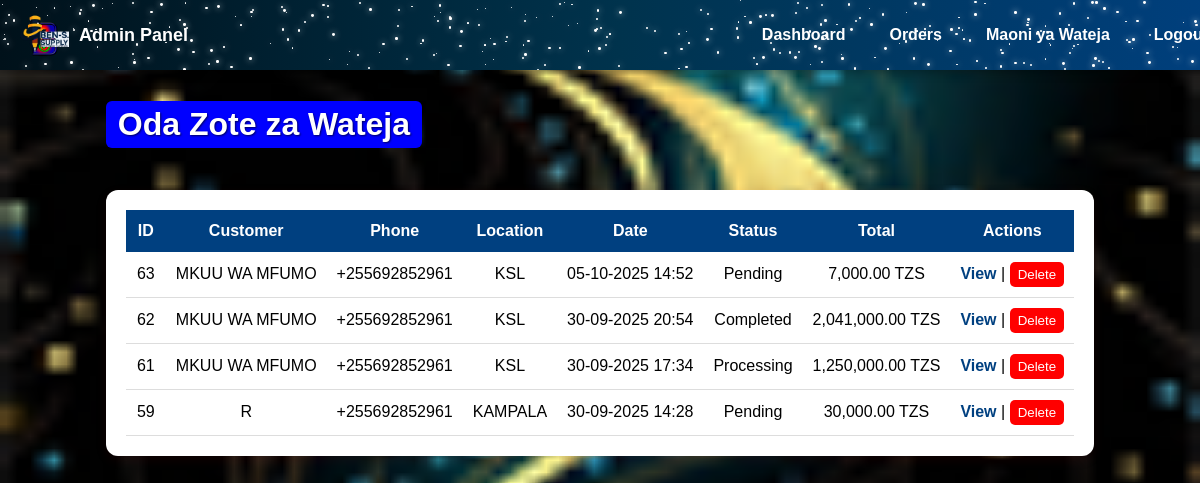
/admin/orders (signed in), run on the app's committed database.
### tables this page shows
CREATE TABLE orders (
            id INTEGER PRIMARY KEY AUTOINCREMENT,
            product_id INTEGER,
            customer_name TEXT,
            phone TEXT,
            address TEXT,
            quantity INTEGER
        , product_ids TEXT, status TEXT DEFAULT 'Pending', location TEXT NOT NULL DEFAULT '', order_date TEXT);

### app.py (the view)
@app.route("/admin/orders")
def admin_orders():
    if "admin" not in session:
        return redirect(url_for("admin_login"))
    conn = get_db_connection()
    orders_raw = conn.execute("""
        SELECT o.id, o.customer_name, o.phone, o.location, o.order_date, o.status,
               IFNULL(SUM(oi.quantity * oi.price), 0) as total
        FROM orders o
        LEFT JOIN order_items oi ON oi.order_id = o.id
        GROUP BY o.id
        ORDER BY o.order_date DESC
    """).fetchall()
    orders = []
    for o in orders_raw:
        items = conn.execute(
            "SELECT product_name, quantity, price FROM order_items WHERE order_id = ?",
            (o["id"],)
        ).fetchall()
        o_dict = dict(o)
        o_dict["items"] = [dict(i) for i in items]
        orders.append(o_dict)
    conn.close()
    return render_template("admin_orders.html", orders=orders)

### app.py (called while the page is built)
@app.template_filter('datetimeformat')
def datetimeformat(value, format='%d-%m-%Y %H:%M'):
    if value is None:
        return "-"
    if isinstance(value, str):
        try:
            value = datetime.fromisoformat(value)
        except ValueError:
            try:
                value = datetime.strptime(value, "%Y-%m-%d %H:%M:%S")
            except ValueError:
                return value
    return value.strftime(format)

def get_db_connection():
    conn = sqlite3.connect(DB_FILE, timeout=10)
    conn.row_factory = sqlite3.Row
    return conn

@app.template_filter('currency_tzs')
def currency_tzs_format(value):
    try:
        return "{:,.2f} TZS".format(float(value))
    except (ValueError, TypeError):
        return value

### templates/admin_orders.html (shortened to what this page needs)
{% extends "base_admin.html" %}
{% block content %}
<h1 class="highlight-title" style="text-align:center;">Oda Zote za Wateja</h1>
<div class="orders-container">
  {% if orders %}
  <table class="orders-table">
      <thead>
          <tr>
              <th>ID</th>
              <th>Customer</th>
              <th>Phone</th>
              <th>Location</th>
              <th>Date</th>
              <th>Status</th>
              <th>Total</th>
              <th>Actions</th>
          </tr>
      </thead>
      <tbody>
          {% for o in orders %}
          <tr>
              <td>{{ o.id }}</td>
              <td>{{ o.customer_name }}</td>
              <td>{{ o.phone }}</td>
              <td>{{ o.location }}</td>
              <td>
                  {% if o.order_date %}
                      {{ o.order_date|datetimeformat('%d-%m-%Y %H:%M') }}
                  {% else %}
                      N/A
                  {% endif %}
              </td>
              <td>{{ o.status }}</td>
              <td>{{ o.total | currency_tzs }}</td>
              <td>
                  <a href="{{ url_for('admin_order_view', order_id=o.id) }}" class="view-btn">View</a>
                  |
                  <form method="POST" action="{{ url_for('delete_order', order_id=o.id) }}" style="display:inline;" onsubmit="return confirm('Unataka kufuta oda hii?');">
                      <button type="submit" class="delete-btn">Delete</button>
                  </form>
              </td>
          </tr>
          {% endfor %}
      </tbody>
  </table>
  {% else %}
  <p style="text-align:center; font-weight:bold; margin-top:20px;">Hakuna oda yoyote kwa sasa.</p>
  {% endif %}
</div>
{% endblock %}

### templates/admin_orders.html (style rules this page uses)
.orders-container { background: white; padding: 20px; border-radius: 12px; box-shadow: 0 4px 12px rgba(148, 14, 14, 0.1); margin-top: 20px; overflow-x: auto; }
.orders-table { width: 100%; border-collapse: collapse; text-align: center; }
.orders-table th { background-color:#004080; color:white; padding:12px; }
.orders-table td { padding:10px; border-bottom: 1px solid #ddd; }
.view-btn { color:#004080; font-weight:bold; text-decoration:none; }
.delete-btn { background:red; color:white; border:none; padding:5px 8px; border-radius:5px; cursor:pointer; }
.highlight-title { background: blue; color: white; padding: 5px 12px; border-radius: 6px; display: inline-block; text-shadow: 1px 1px 2px rgba(0,0,0,0.6); }

### data on the page
orders: id "63", customer_name "MKUU WA MFUMO", phone "+255692852961", location "KSL", order_date "05-10-2025 14:52", status "Pending", total "7,000.00 TZS"
orders: id "62", customer_name "MKUU WA MFUMO", phone "+255692852961", location "KSL", order_date "30-09-2025 20:54", status "Completed", total "2,041,000.00 TZS"
orders: id "61", customer_name "MKUU WA MFUMO", phone "+255692852961", location "KSL", order_date "30-09-2025 17:34", status "Processing", total "1,250,000.00 TZS"
orders: id "59", customer_name "R", phone "+255692852961", location "KAMPALA", order_date "30-09-2025 14:28", status "Pending", total "30,000.00 TZS"
